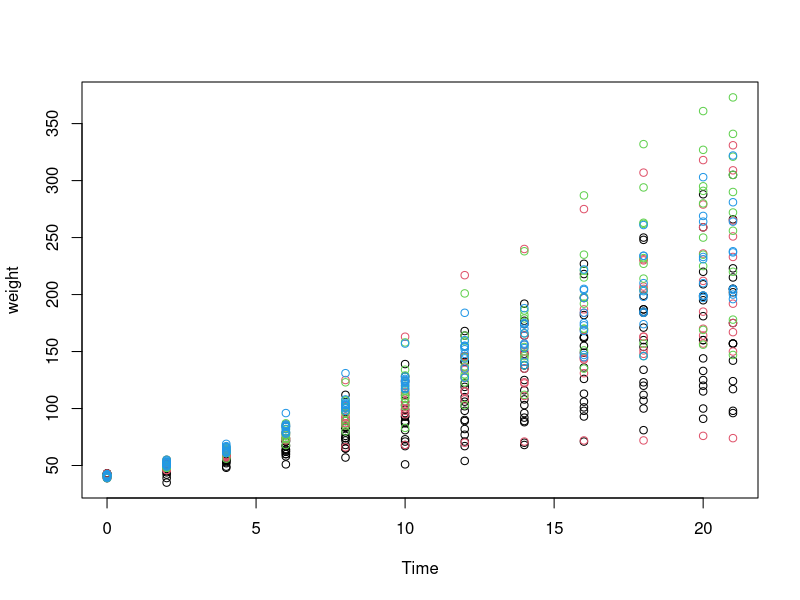

Here is the R script that generated this plot:
## ---- chunk 1
knitr::opts_chunk$set(echo = TRUE)
## ---- chunk 2
summary(ChickWeight)
## ---- chunk 3
with(ChickWeight, plot(Time, weight, col=Diet))
